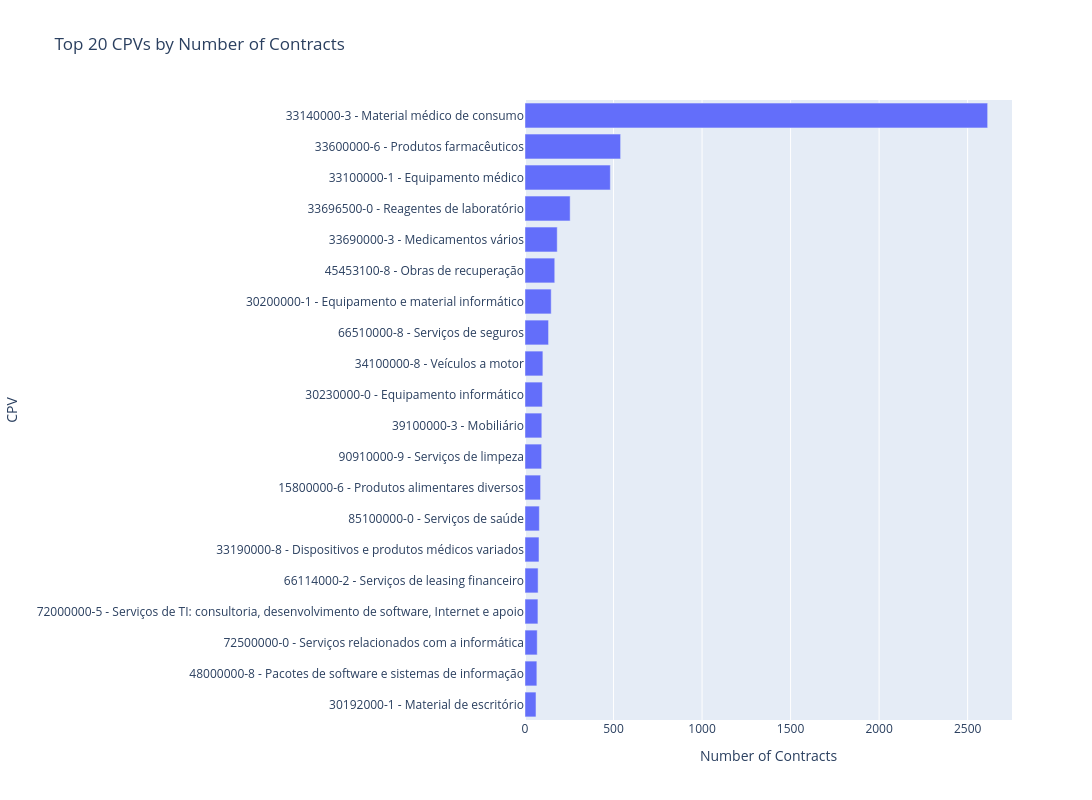

Notebook code for this chart:
### Code cell
subset_counts = subset['CPV'].value_counts().reset_index()
subset_counts.columns = ['CPV', 'count']

# Get top 20
top_20 = subset_counts.head(20)

fig = px.bar(
    top_20,
    x='count',
    y='CPV',
    orientation='h',
    title='Top 20 CPVs by Number of Contracts',
    labels={'CPV': 'CPV', 'count': 'Number of Contracts'},
    width=1700,   
    height=800  
)

# Largest bar on top
fig.update_layout(
    yaxis={'categoryorder': 'total ascending'}
)

fig.show()

### Figure 1 — Plotly figure (JSON) as saved in the notebook; plotly's stock layout.template omitted (floating-point values rounded to 4 significant figures)
{"data": [{"hovertemplate": "Number of Contracts=%{x}<br>CPV=%{y}<extra></extra>", "legendgroup": "", "marker": {"color": "#636efa", "pattern": {"shape": ""}}, "name": "", "orientation": "h", "showlegend": false, "textposition": "auto", "type": "bar", "x": [2613, 540, 482, 255, 182, 168, 148, 133, 101, 98, 95, 94, 88, 81, 79, 74, 73, 69, 67, 62], "xaxis": "x", "y": ["33140000-3 - Material médico de consumo", "33600000-6 - Produtos farmacêuticos", "33100000-1 - Equipamento médico", "33696500-0 - Reagentes de laboratório", "33690000-3 - Medicamentos vários", "45453100-8 - Obras de recuperação", "30200000-1 - Equipamento e material informático", "66510000-8 - Serviços de seguros", "34100000-8 - Veículos a motor", "30230000-0 - Equipamento informático", "39100000-3 - Mobiliário", "90910000-9 - Serviços de limpeza", "15800000-6 - Produtos alimentares diversos", "85100000-0 - Serviços de saúde", "33190000-8 - Dispositivos e produtos médicos variados", "66114000-2 - Serviços de leasing financeiro", "72000000-5 - Serviços de TI: consultoria, desenvolvimento de software, Internet e apoio", "72500000-0 - Serviços relacionados com a informática", "48000000-8 - Pacotes de software e sistemas de informação", "30192000-1 - Material de escritório"], "yaxis": "y"}], "layout": {"barmode": "relative", "height": 800, "legend": {"tracegroupgap": 0}, "title": {"text": "Top 20 CPVs by Number of Contracts"}, "width": 1700, "xaxis": {"anchor": "y", "domain": [0, 1], "title": {"text": "Number of Contracts"}}, "yaxis": {"anchor": "x", "categoryorder": "total ascending", "domain": [0, 1], "title": {"text": "CPV"}}}}
